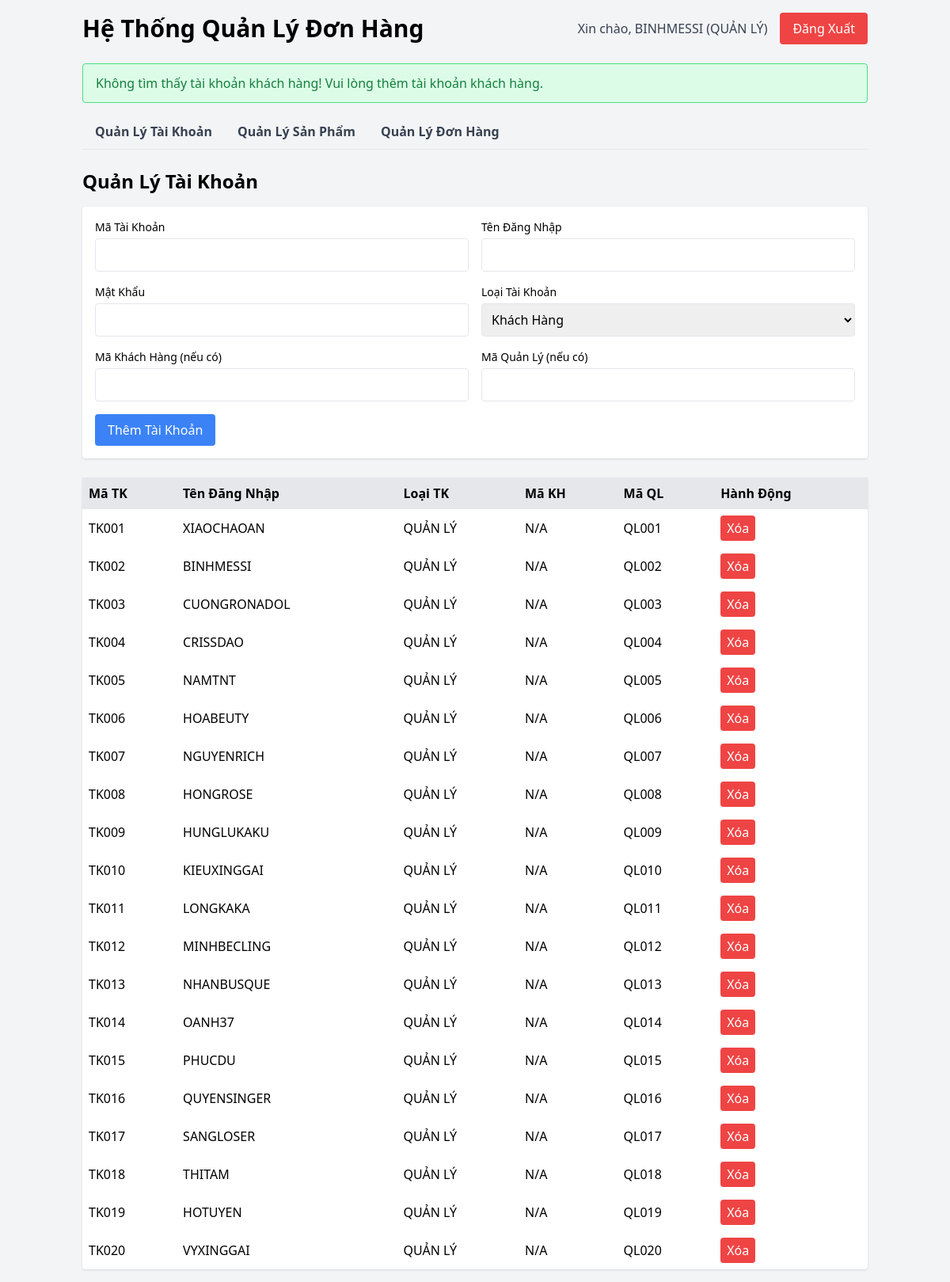
Before: /index.php (signed in) with the older database file.
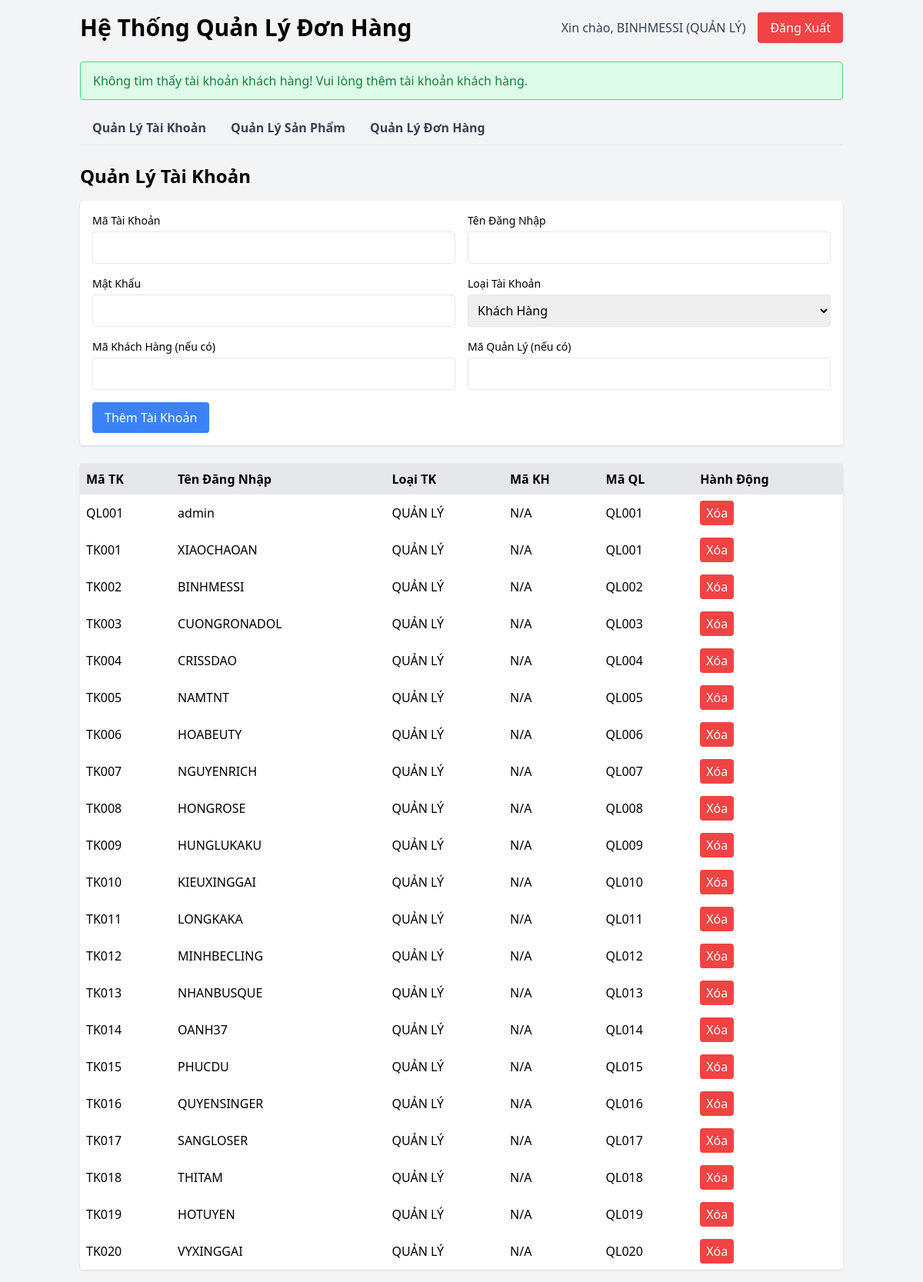
After: the same page with the newer database file.
### tables this page shows
CREATE TABLE `tai_khoan` (
  `Ma_TK` varchar(10) NOT NULL,
  `Ten_Dang_Nhap` varchar(40) DEFAULT NULL,
  `Mat_Khau` varchar(20) DEFAULT NULL,
  `Ma_QL` varchar(10) DEFAULT NULL,
  `Loai_TK` varchar(15) DEFAULT NULL,
  `Ma_KH` varchar(10) DEFAULT NULL
);

### index.php (the view, shortened to what this page needs)
<!DOCTYPE html>
<html lang="en">
<head>
    <script src="https://cdn.tailwindcss.com"></script>
</head>
<body class="bg-gray-100 font-sans">
    <?php
    $servername = "127.0.0.1";
    $username = "root";
    $password = "";
    $dbname = "huyqlldh";
    $conn = new mysqli($servername, $username, $password, $dbname);
    $message = "";
    $accounts = [];
    $customer_accounts_found = false;
    try {
        $result = $conn->query("CALL sp_QL_XemTaiKhoan(NULL)");
        if ($result) {
            while ($row = $result->fetch_assoc()) {
                $accounts[] = $row;
            }
        }
    } catch (Exception $e) {
        $message = "Lỗi gọi stored procedure tài khoản: " . $e->getMessage();
        log_message("Stored procedure error: " . $e->getMessage());
    }
    if (empty($accounts)) {
        $message = "Không có tài khoản nào được tìm thấy trong cơ sở dữ liệu!";
    } elseif (!$customer_accounts_found) {
        $message = "Không tìm thấy tài khoản khách hàng! Vui lòng thêm tài khoản khách hàng.";
    }
    ?>
    <div class="container mx-auto p-4">
        <div class="flex justify-between items-center mb-6">
            <h1 class="text-3xl font-bold">Hệ Thống Quản Lý Đơn Hàng</h1>
            <div class="flex items-center">
                <span class="mr-4 text-gray-700">Xin chào, <?php echo htmlspecialchars($_SESSION['ten_dang_nhap']); ?> (<?php echo htmlspecialchars($_SESSION['loai_tk']); ?>)</span>
                <form method="POST">
                    <button type="submit" class="bg-red-500 text-white px-4 py-2 rounded hover:bg-red-600">Đăng Xuất</button>
                </form>
            </div>
        </div>
        <?php if ($message): ?>
            <div class="bg-green-100 border border-green-400 text-green-700 px-4 py-3 rounded mb-4">
                <?php echo htmlspecialchars($message); ?>
            </div>
        <?php endif; ?>
        <div class="flex border-b mb-6">
            <button class="tab-button px-4 py-2 font-semibold text-gray-700 border-b-2 border-transparent hover:border-blue-500" onclick="openTab('accounts')">Quản Lý Tài Khoản</button>
            <button class="tab-button px-4 py-2 font-semibold text-gray-700 border-b-2 border-transparent hover:border-blue-500" onclick="openTab('products')">Quản Lý Sản Phẩm</button>
            <button class="tab-button px-4 py-2 font-semibold text-gray-700 border-b-2 border-transparent hover:border-blue-500" onclick="openTab('orders')">Quản Lý Đơn Hàng</button>
        </div>
        <div id="accounts" class="tab-content">
            <h2 class="text-2xl font-semibold mb-4">Quản Lý Tài Khoản</h2>
            <form method="POST" class="mb-6 bg-white p-4 rounded shadow">
                <div class="grid grid-cols-2 gap-4">
                    <div>
                        <label class="block text-sm font-medium">Mã Tài Khoản</label>
                        <input type="text" name="ma_tk" class="mt-1 p-2 w-full border rounded" required>
                    </div>
                    <div>
                        <label class="block text-sm font-medium">Tên Đăng Nhập</label>
                        <input type="text" name="ten_dang_nhap" class="mt-1 p-2 w-full border rounded" required>
                    </div>
                    <div>
                        <label class="block text-sm font-medium">Mật Khẩu</label>
                        <input type="password" name="mat_khau" class="mt-1 p-2 w-full border rounded" required>
                    </div>
                    <div>
                        <label class="block text-sm font-medium">Loại Tài Khoản</label>
                        <select name="loai_tk" class="mt-1 p-2 w-full border rounded" required>
                            <option value="KHÁCH HÀNG">Khách Hàng</option>
                        </select>
                    </div>
                    <div>
                        <label class="block text-sm font-medium">Mã Khách Hàng (nếu có)</label>
                        <input type="text" name="ma_kh" class="mt-1 p-2 w-full border rounded">
                    </div>
                    <div>
                        <label class="block text-sm font-medium">Mã Quản Lý (nếu có)</label>
                        <input type="text" name="ma_ql" class="mt-1 p-2 w-full border rounded">
                    </div>
                </div>
                <button type="submit" class="mt-4 bg-blue-500 text-white px-4 py-2 rounded hover:bg-blue-600">Thêm Tài Khoản</button>
            </form>
            <table class="w-full bg-white rounded shadow">
                <thead>
                    <tr class="bg-gray-200">
                        <th class="p-2 text-left">Mã TK</th>
                        <th class="p-2 text-left">Tên Đăng Nhập</th>
                        <th class="p-2 text-left">Loại TK</th>
                        <th class="p-2 text-left">Mã KH</th>
                        <th class="p-2 text-left">Mã QL</th>
                        <th class="p-2 text-left">Hành Động</th>
                    </tr>
                </thead>
                <tbody>
                    <?php foreach ($accounts as $account): ?>
                        <tr>
                            <td class="p-2"><?php echo htmlspecialchars($account['Ma_TK']); ?></td>
                            <td class="p-2"><?php echo htmlspecialchars($account['Ten_Dang_Nhap']); ?></td>
                            <td class="p-2"><?php echo htmlspecialchars($account['Loai_TK']); ?></td>
                            <td class="p-2"><?php echo htmlspecialchars($account['Ma_KH'] ?? 'N/A'); ?></td>
                            <td class="p-2"><?php echo htmlspecialchars($account['Ma_QL'] ?? 'N/A'); ?></td>
                            <td class="p-2">
                                <form method="POST" class="inline" onsubmit="return confirm('Bạn có chắc muốn xóa tài khoản này?');">
                                    <button type="submit" class="bg-red-500 text-white px-2 py-1 rounded hover:bg-red-600">Xóa</button>
                                </form>
                            </td>
                        </tr>
                    <?php endforeach; ?>
                </tbody>
            </table>
        </div>
</body>
</html>

Changed rows visible on the page:
added tai_khoan: Ma_TK "QL001", Ten_Dang_Nhap "admin", Loai_TK "QUẢN LÝ", Ma_KH "N/A", Ma_QL "QL001"
